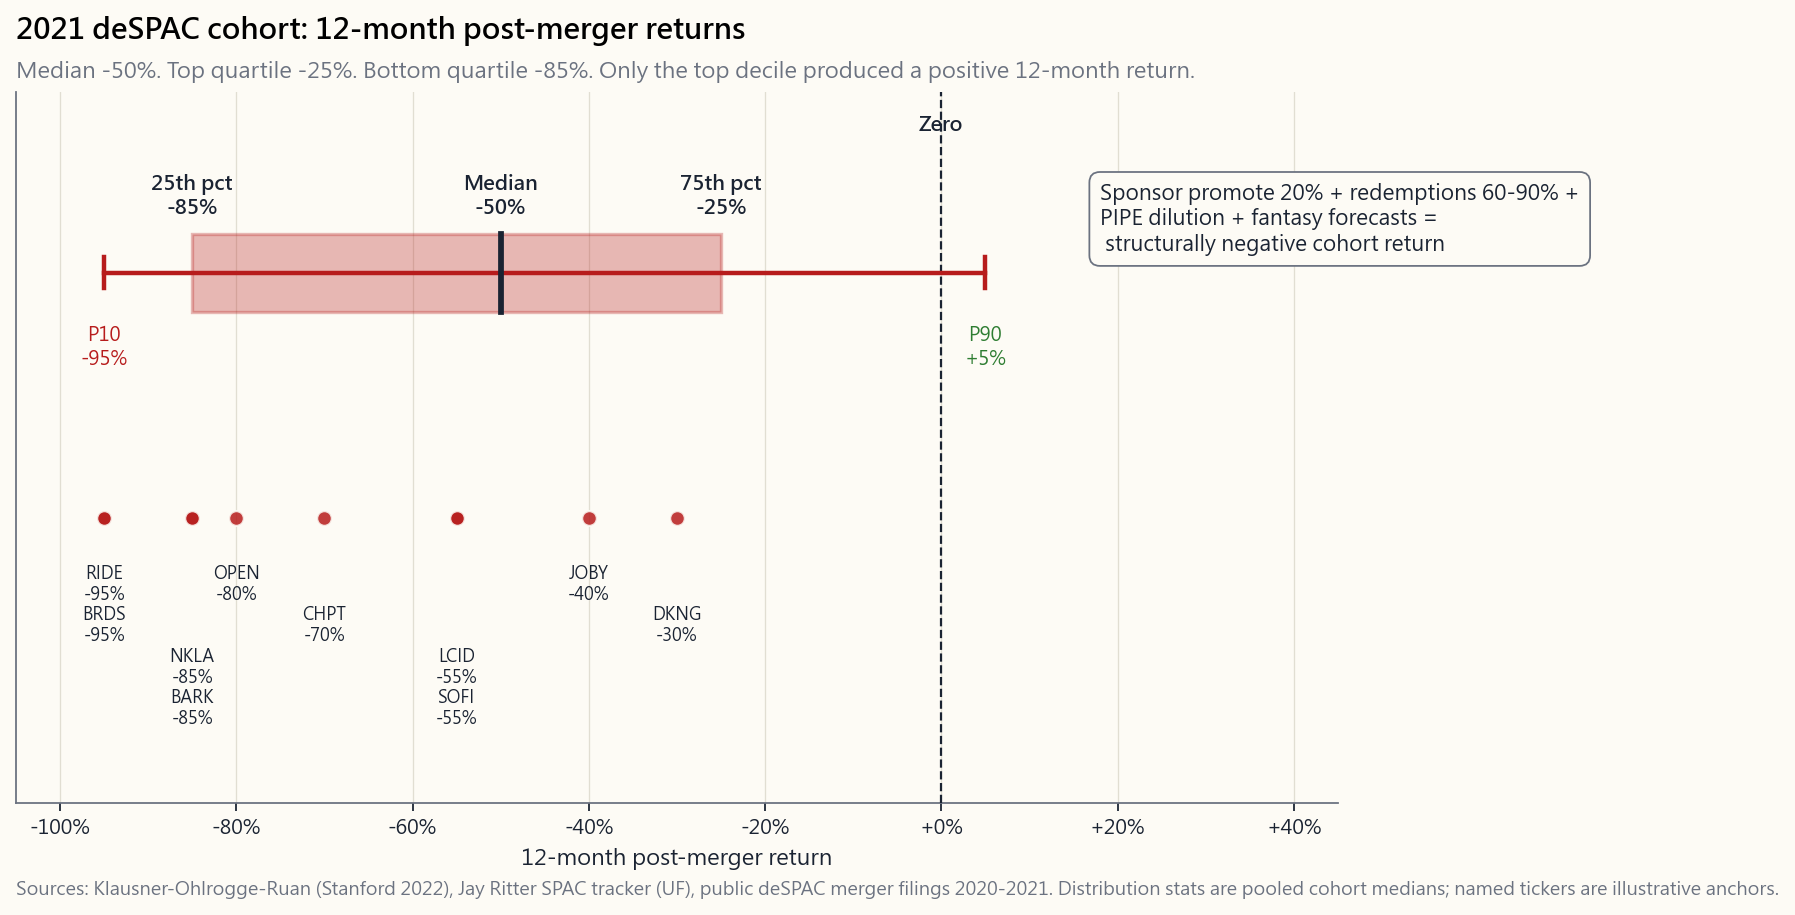

This figure's Python source:
"""Side 13, sec 2.4 -- 2021 deSPAC cohort 12-month post-merger return distribution.

Box-and-whisker style chart showing the dispersion of 12-month
post-merger returns for the 2021 SPAC vintage:
  - bottom quartile  : -85%
  - median           : -50%
  - top quartile     : -25%
  - top decile       :  +5% (one of the few positive outcomes)

Plus a couple of named blowups for orientation. The point of the
chart is the structure: even with a thick floor of dispersion, the
*distribution* is shifted dramatically left of zero.

Run:
    uv run python course/image/side13_spac_blowups.py
"""

from __future__ import annotations
import sys
from pathlib import Path

import matplotlib.pyplot as plt
import numpy as np

sys.path.insert(0, str(Path(__file__).resolve().parents[2]))
from scripts.chart_helpers import (  # noqa: E402
    PALETTE_LIGHT, render_for_all_locales, style_axes, apply_cjk_font,
)

apply_cjk_font()
OUT_DIR = Path(__file__).parent
BASE = "side13_spac_blowups"


# Quartile / decile estimates curated from de Bakker / Klausner / Ohlrogge
# work and Ritter SPAC tracker for 2021 deSPAC cohort 12-month post-merger.
QUARTILES = {
    "p10":  -0.95,
    "p25":  -0.85,
    "p50":  -0.50,
    "p75":  -0.25,
    "p90":  +0.05,
}

# Named representative outcomes for orientation. Approximate 12-month
# post-merger numbers (rounded). These are illustrative anchors, not
# precise per-name returns.
NAMED = [
    ("LCID",  -0.55),
    ("NKLA",  -0.85),
    ("RIDE",  -0.95),
    ("JOBY",  -0.40),
    ("BARK",  -0.85),
    ("OPEN",  -0.80),
    ("BRDS",  -0.95),
    ("CHPT",  -0.70),
    ("DKNG",  -0.30),
    ("SOFI",  -0.55),
]

LANG_STRINGS = {
    "en": {
        "title":     "2021 deSPAC cohort: 12-month post-merger returns",
        "subtitle":  "Median -50%. Top quartile -25%. Bottom quartile -85%. Only the top decile produced a positive 12-month return.",
        "xlabel":    "12-month post-merger return",
        "ylabel":    "",
        "lbl_dist":  "Distribution",
        "lbl_p25":   "25th pct",
        "lbl_p50":   "Median",
        "lbl_p75":   "75th pct",
        "lbl_zero":  "Zero",
        "annot_struct": "Sponsor promote 20% + redemptions 60-90% +\nPIPE dilution + fantasy forecasts =\n structurally negative cohort return",
        "footer":    "Sources: Klausner-Ohlrogge-Ruan (Stanford 2022), Jay Ritter SPAC tracker (UF), public deSPAC merger filings 2020-2021. Distribution stats are pooled cohort medians; named tickers are illustrative anchors.",
    },
    "hk": {
        "title":     "2021 deSPAC 群組:合併後 12 個月回報",
        "subtitle":  "中位數 -50%。前四分位 -25%。後四分位 -85%。只有前 10% 個股錄得正回報。",
        "xlabel":    "合併後 12 個月回報",
        "ylabel":    "",
        "lbl_dist":  "分佈",
        "lbl_p25":   "25 百分位",
        "lbl_p50":   "中位數",
        "lbl_p75":   "75 百分位",
        "lbl_zero":  "零線",
        "annot_struct": "贊助商 promote 20% + 贖回 60-90%\n + PIPE 稀釋 + 幻想預測 =\n結構性負回報的群組",
        "footer":    "資料:Klausner-Ohlrogge-Ruan(史丹福 2022)、Jay Ritter SPAC tracker(佛羅里達大學)、2020-2021 公開 deSPAC 合併文件。分佈統計為群組中位,個股代號僅為定位錨點。",
    },
    "tw": {
        "title":     "2021 deSPAC 群組:合併後 12 個月報酬",
        "subtitle":  "中位數 -50%。第三四分位 -25%。第一四分位 -85%。僅前 10% 個股有正報酬。",
        "xlabel":    "合併後 12 個月報酬",
        "ylabel":    "",
        "lbl_dist":  "分布",
        "lbl_p25":   "25 百分位",
        "lbl_p50":   "中位數",
        "lbl_p75":   "75 百分位",
        "lbl_zero":  "零線",
        "annot_struct": "贊助商 promote 20% + 贖回 60-90%\n + PIPE 稀釋 + 夢幻預測 =\n結構性負報酬的群組",
        "footer":    "資料:Klausner-Ohlrogge-Ruan(史丹佛 2022)、Jay Ritter SPAC tracker(佛羅里達大學)、2020-2021 公開 deSPAC 合併文件。分布統計為群組中位,個股代號僅為定位錨點。",
    },
    "cn": {
        "title":     "2021 年 deSPAC 群组:合并后 12 个月回报",
        "subtitle":  "中位数 -50%。第三四分位 -25%。第一四分位 -85%。仅前 10% 个股录得正回报。",
        "xlabel":    "合并后 12 个月回报",
        "ylabel":    "",
        "lbl_dist":  "分布",
        "lbl_p25":   "25 百分位",
        "lbl_p50":   "中位数",
        "lbl_p75":   "75 百分位",
        "lbl_zero":  "零线",
        "annot_struct": "发起人 promote 20% + 赎回 60-90%\n + PIPE 稀释 + 幻想预测 =\n结构性负回报的群组",
        "footer":    "数据:Klausner-Ohlrogge-Ruan(斯坦福 2022)、Jay Ritter SPAC tracker(佛罗里达大学)、2020-2021 公开 deSPAC 合并文件。分布统计为群组中位,个股代号仅为定位锚点。",
    },
}


def build_fig(s):
    p = PALETTE_LIGHT
    fig, ax = plt.subplots(figsize=(11.0, 6.4), dpi=150)
    style_axes(ax, p)

    q = QUARTILES
    y_box = 0.5  # vertical center for the boxplot row.
    box_h = 0.30

    # Whiskers from p10 to p90.
    ax.plot([q["p10"], q["p90"]], [y_box, y_box], color=p["red"],
            linewidth=2.0, zorder=4)
    # Whisker caps.
    for x in (q["p10"], q["p90"]):
        ax.plot([x, x], [y_box - 0.06, y_box + 0.06], color=p["red"],
                linewidth=2.0, zorder=4)

    # Box from p25 to p75.
    ax.add_patch(plt.Rectangle((q["p25"], y_box - box_h / 2),
                               q["p75"] - q["p25"], box_h,
                               facecolor=p["red"], alpha=0.30,
                               edgecolor=p["red"], linewidth=1.5,
                               zorder=5))
    # Median line.
    ax.plot([q["p50"], q["p50"]], [y_box - box_h / 2, y_box + box_h / 2],
            color=p["fg"], linewidth=2.6, zorder=6)

    # Quartile labels above box.
    for key, label_key, va_off in [
        ("p25", "lbl_p25", 0.21),
        ("p50", "lbl_p50", 0.21),
        ("p75", "lbl_p75", 0.21),
    ]:
        ax.text(q[key], y_box + va_off, f"{s[label_key]}\n{q[key]:+.0%}",
                ha="center", va="bottom", fontsize=9.2, fontweight="bold",
                color=p["fg"])

    # Whisker endpoint labels.
    ax.text(q["p10"], y_box - 0.20, f"P10\n{q['p10']:+.0%}",
            ha="center", va="top", fontsize=8.6, color=p["red"])
    ax.text(q["p90"], y_box - 0.20, f"P90\n{q['p90']:+.0%}",
            ha="center", va="top", fontsize=8.6, color=p["green"])

    # Named tickers as scatter dots below the box.
    y_named = -0.45
    xs = [v for _, v in NAMED]
    ax.scatter(xs, [y_named] * len(NAMED), s=44,
               facecolor=p["red"], edgecolor=p["bg"], linewidth=1.0,
               alpha=0.85, zorder=4)
    # Stagger labels by clustered layer assignment so close x-values
    # don't collide horizontally.
    sorted_idx = sorted(range(len(NAMED)), key=lambda i: NAMED[i][1])
    last_x_at_layer = {0: -10.0, 1: -10.0, 2: -10.0, 3: -10.0}
    min_gap = 0.18
    for i in sorted_idx:
        nm, vv = NAMED[i]
        # Pick layer with largest available distance from last entry.
        best_layer = 0
        best_dist = vv - last_x_at_layer[0]
        for L in (1, 2, 3):
            d = vv - last_x_at_layer[L]
            if d > best_dist:
                best_dist = d
                best_layer = L
        chosen = best_layer
        last_x_at_layer[chosen] = vv
        ax.text(vv, y_named - 0.18 - chosen * 0.16,
                f"{nm}\n{vv:+.0%}",
                ha="center", va="top", fontsize=7.6, color=p["fg"])

    # Zero reference.
    ax.axvline(0.0, color=p["fg"], linewidth=1.0, linestyle="--", zorder=3)
    ax.text(0.0, 1.05, s["lbl_zero"], color=p["fg"], fontsize=9,
            ha="center", fontweight="bold")

    # Structure annotation box on the right.
    ax.text(0.18, 0.85, s["annot_struct"],
            fontsize=9.5, color=p["fg"], ha="left", va="top",
            bbox=dict(boxstyle="round,pad=0.5",
                      facecolor=p["bg"], edgecolor=p["muted"], linewidth=0.8))

    ax.set_xlim(-1.05, 0.45)
    ax.set_ylim(-1.55, 1.20)
    ax.xaxis.set_major_formatter(plt.FuncFormatter(lambda v, _: f"{v:+.0%}"))
    ax.set_yticks([])
    ax.set_xlabel(s["xlabel"])

    ax.set_title(s["title"], fontsize=13, fontweight="bold",
                 loc="left", pad=24)
    ax.text(0, 1.02, s["subtitle"], transform=ax.transAxes,
            fontsize=10, color=p["muted"])
    ax.text(0, -0.13, s["footer"], transform=ax.transAxes,
            fontsize=8.3, color=p["muted"])

    fig.tight_layout(rect=[0, 0.04, 1, 0.96])
    return fig


if __name__ == "__main__":
    paths = render_for_all_locales(BASE, OUT_DIR, build_fig, LANG_STRINGS)
    for pp in paths:
        print(f"wrote {pp}")
